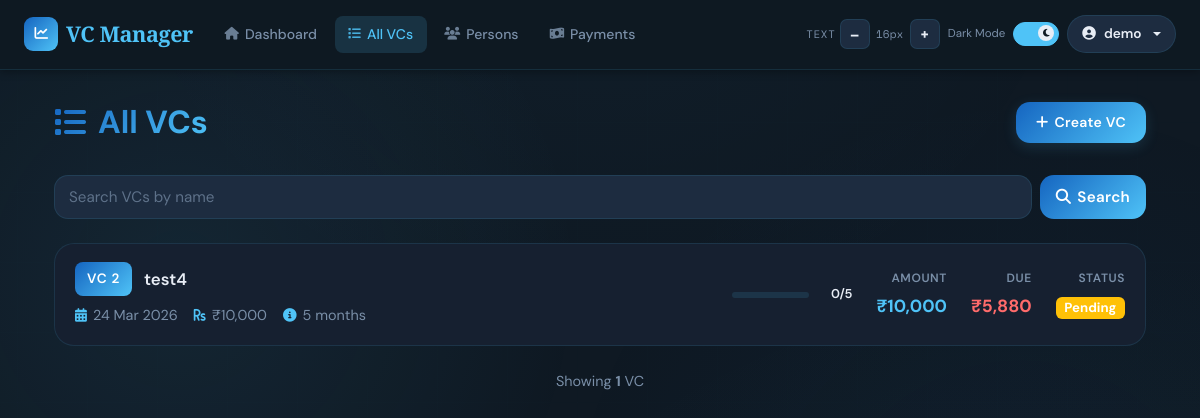
The app's page /vc/ (signed in), older data.
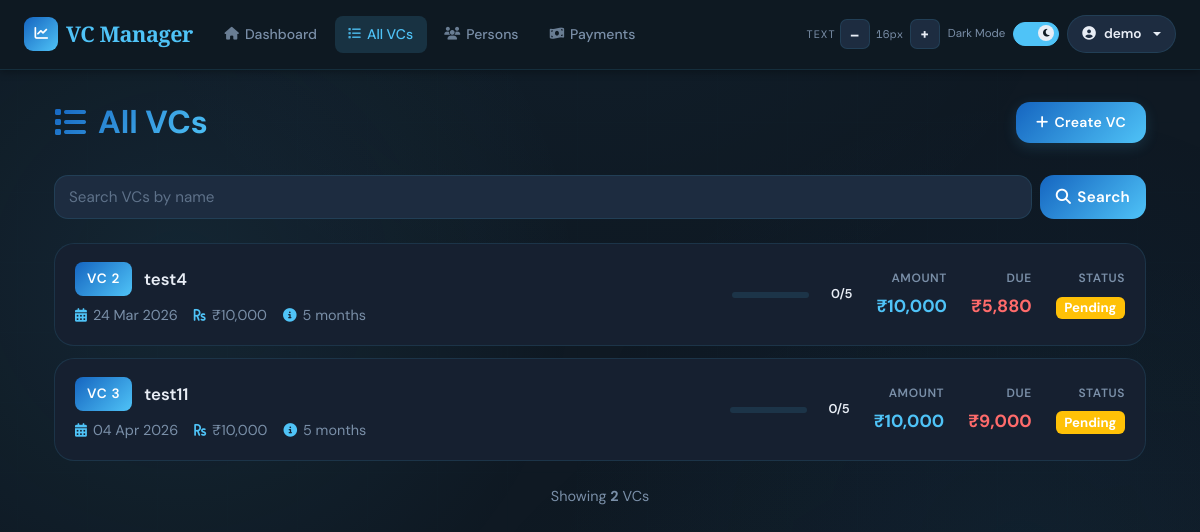
The same page, newer data.
### app/models/vc.py (models this page shows, shortened)
class VC(db.Model):
    __tablename__ = 'vcs'
    id           = db.Column(db.Integer, primary_key=True)
    user_id      = db.Column(db.Integer, db.ForeignKey('users.id'), nullable=False, index=True)
    vc_number    = db.Column(db.Integer, unique=True, nullable=False)
    name         = db.Column(db.String(100), nullable=False)
    start_date   = db.Column(db.DateTime, nullable=False, default=lambda: datetime.now(timezone.utc))
    amount       = db.Column(db.Float, nullable=False)
    tenure       = db.Column(db.Integer, nullable=False)
    current_hand = db.Column(db.Integer, default=1)
    narration    = db.Column(db.Text)
    status       = db.Column(db.Enum(PaymentStatus, native_enum=False), default=PaymentStatus.PENDING)
    min_interest = db.Column(db.Float, nullable=False, default=0.0)
    created_at   = db.Column(db.DateTime, default=lambda: datetime.now(timezone.utc))
    updated_at   = db.Column(db.DateTime, default=lambda: datetime.now(timezone.utc),
                             onupdate=lambda: datetime.now(timezone.utc))
    hands          = db.relationship('VCHand',      backref='vc', lazy=True, cascade='all, delete-orphan')
    payments       = db.relationship('Payment',     backref='vc', lazy=True, cascade='all, delete-orphan')
    ledger_entries = db.relationship('LedgerEntry', back_populates='vc', lazy=True)
    members        = db.relationship('Person', secondary=vc_members, backref='vcs')
    @property
    def total_slots(self):
        result = db.session.execute(
            db.select(db.func.sum(vc_members.c.slots))
            .where(vc_members.c.vc_id == self.id)
        ).scalar()
        return int(result or 0)
    @property
    def total_due_per_vc(self):
        return sum(c.amount for h in self.hands for c in h.contributions if not c.paid)
    @property
    def completed_hand_obj(self):
        return (self.current_hand - 1) if self.current_hand <= self.tenure else self.tenure

### app/models/contribution.py (models this page shows)
class Contribution(db.Model):
    __tablename__ = 'contributions'
    id = db.Column(db.Integer, primary_key=True)
    hand_id = db.Column(db.Integer, db.ForeignKey('vc_hands.id'), nullable=False, index=True)
    person_id = db.Column(db.Integer, db.ForeignKey('persons.id'), nullable=True, index=True)
    amount = db.Column(db.Float, nullable=False)
    date = db.Column(db.DateTime, default=datetime.utcnow)
    paid = db.Column(db.Boolean, default=False)  # True when this contribution/payment has been made
    person = db.relationship('Person', backref='contributions')

### app/routes/vc.py (the view)
@vc_bp.route('/')
@login_required
def vcs_list():
    vcs = VC.query.filter_by(user_id=current_user.id).order_by(VC.vc_number).all()
    total_due = sum(c.amount for vc in vcs for hand in vc.hands for c in hand.contributions if not c.paid)
    total_vcs = len(vcs)
    total_members = sum(vc.total_slots for vc in vcs) if vcs else 0
    return render_template('vc/list.html', vcs=vcs, total_due=total_due, total_members=total_members, total_vcs=total_vcs)

### templates/vc/list.html (shortened to what this page needs)
{% extends "base.html" %}
{% block content %}
<div class="container-fluid">
    <div class="page-header">
        <h1 class="page-title">
            <i class="fas fa-list"></i>All VCs
        </h1>
        <button class="btn btn-primary" onclick="location.href='{{ url_for('vc.create_vc') }}'">
            <i class="fas fa-plus"></i>Create VC
        </button>
    </div>
    <div class="control-bar">
        <div class="search-box">
            <input
                id="vc-search-input"
                type="search"
                class="form-control"
                placeholder="Search VCs by name">
            <button id="vc-search-btn" class="btn" type="button">
                <i class="fas fa-search"></i>Search
            </button>
        </div>
    </div>
    <div class="vc-list">
        {% if vcs %}
            {% for vc in vcs %}
            {% set completion_ratio = (vc.completed_hand_obj / vc.tenure) if vc.tenure else 0 %}
            <div class="vc-item {{ 'completed' if completion_ratio == 1 else '' }}"
                onclick="location.href='{{ url_for('vc.view_vc', id=vc.id) }}'">
                <div class="vc-item-main">
                    <div class="vc-item-header">
                        <span class="vc-badge">VC {{ vc.vc_number }}</span>
                        <span class="vc-name">{{ vc.name }}</span>
                    </div>
                    <div class="vc-meta">
                        <div class="vc-meta-item">
                            <i class="fas fa-calendar-alt"></i>
                            <span>{{ vc.start_date.strftime('%d %b %Y') }}</span>
                        </div>
                        <div class="vc-meta-item">
                            <i class="fas fa-rupee-sign"></i>
                            <span>₹{{ "%.0f"|format(vc.amount)|indian_comma }}</span>
                        </div>
                        <div class="vc-meta-item">
                            <i class="fas fa-info-circle"></i>
                            <span>{{ vc.tenure }} months</span>
                        </div>
                    </div>
                </div>
                <div class="vc-item-stats">
                    <div class="vc-progress">
                        <div class="progress-bar-custom">
                        </div>
                        <div class="progress-text">{{ vc.completed_hand_obj }}/{{ vc.tenure }}</div>
                    </div>
                    <div class="vc-stat">
                        <div class="vc-stat-label">Amount</div>
                        <div class="vc-stat-value amount">₹{{ "%.0f"|format(vc.amount)|indian_comma }}</div>
                    </div>
                    <div class="vc-stat">
                        <div class="vc-stat-label">Due</div>
                        <div class="vc-stat-value due">₹{{ "%.0f"|format(vc.total_due_per_vc)|indian_comma }}</div>
                    </div>
                    <div class="vc-stat">
                        <div class="vc-stat-label">Status</div>
                        <div class="vc-stat-value">
                            {% if completion_ratio == 1 %}
                                <span class="badge bg-success">Done</span>
                            {% elif vc.total_due_per_vc > 0 %}
                                <span class="badge bg-warning">Pending</span>
                            {% else %}
                                <span class="badge bg-info">Active</span>
                            {% endif %}
                        </div>
                    </div>
                </div>
            </div>
            {% endfor %}
        {% endif %}
    </div>
    {% if vcs %}
    <div style="margin-top: 24px; text-align: center; color: var(--text-muted); font-size: 0.9rem;">
        Showing <strong>{{ vcs|length }}</strong> VC{{ 's' if vcs|length != 1 else '' }}
    </div>
    {% endif %}
</div>
{% endblock %}

Row changes from the older to the newer data that the page shows:
added VC: vc_number "3", name "test11", start_date "04 Apr 2026", amount "10,000", tenure "5", completed_hand_obj "0"
added Contribution: paid+amount "9,000"
Text that changed along with them:
{{ vcs|length }}: "1" → "2"
{{ 's' if vcs|length != 1 else '' }}: (not shown) → "s"
